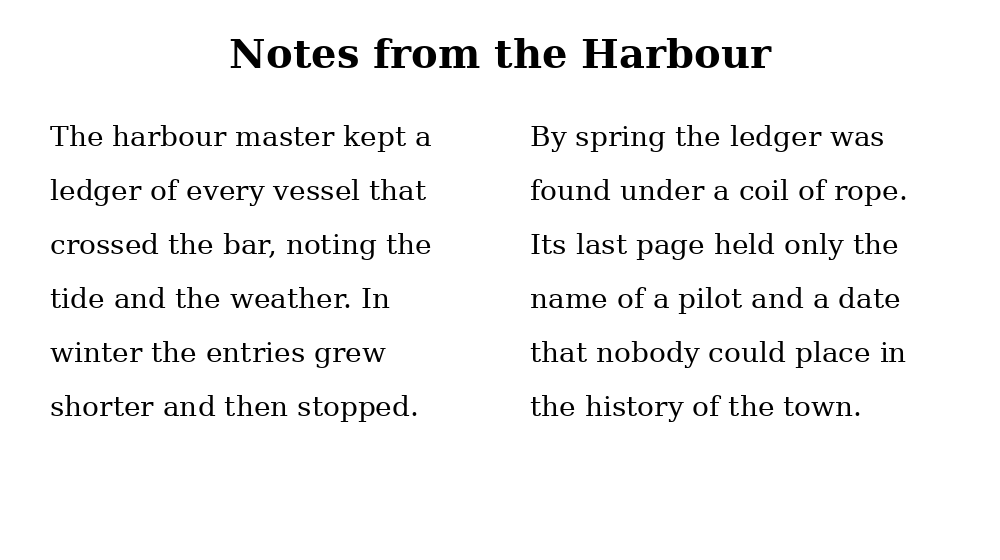
#> input picture public/articles/xiaomi-ocr/verify/pages/M_twocol.png, 1000 x 560 px
$ python make_degraded.py
#> lines starting #> are read from the running program, lines starting #| are printed output that depends on the picture
# Degrade the two-column page the way the Real5 recaptures do, mildly: skew, blur, uneven light, noise, JPEG.
import os, numpy as np
from PIL import Image, ImageFilter
H = os.path.dirname(os.path.abspath(__file__)); rng = np.random.default_rng(0)
im = Image.open(f"{H}/pages/M_twocol.png").convert("RGB")
#> im is the input picture: PIL image 1000x560 RGB; min 0, max 255, mean 243.2
im = im.rotate(2.5, resample=Image.BICUBIC, expand=True, fillcolor=(235, 235, 230)).filter(ImageFilter.GaussianBlur(1.3))
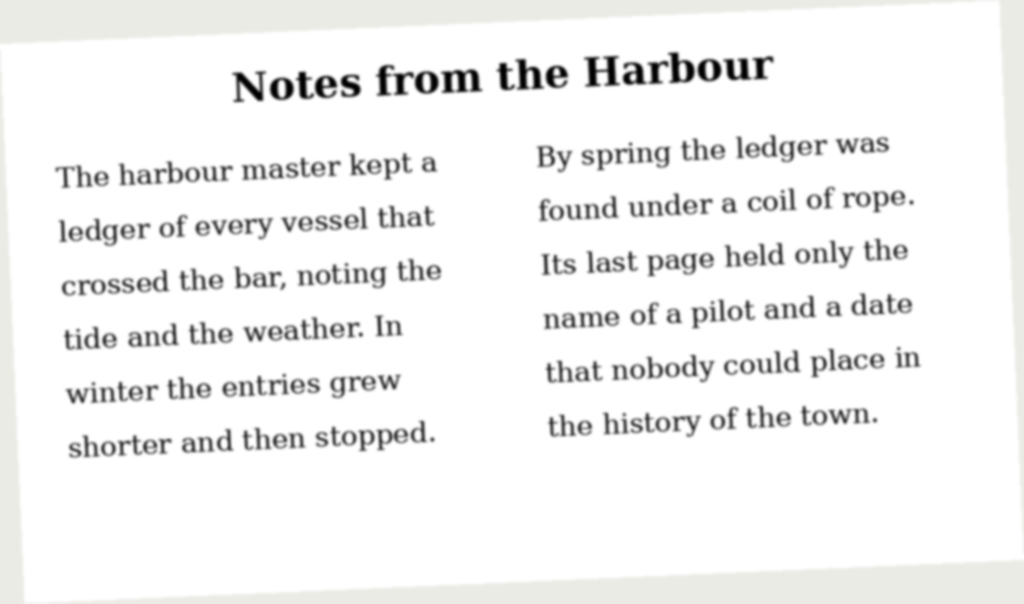
#> im: PIL image 1024x604 RGB; mean R, G, B 242.1, 242.1, 241.6
a = np.asarray(im).astype(np.float32); h, w, _ = a.shape
#> after `h, w, _ = a.shape`: h = 604; w = 1024
grad = np.linspace(0.62, 1.05, w)[None, :, None] * np.linspace(1.0, 0.85, h)[:, None, None]   # uneven light
a = a * grad + rng.normal(0, 10, a.shape)
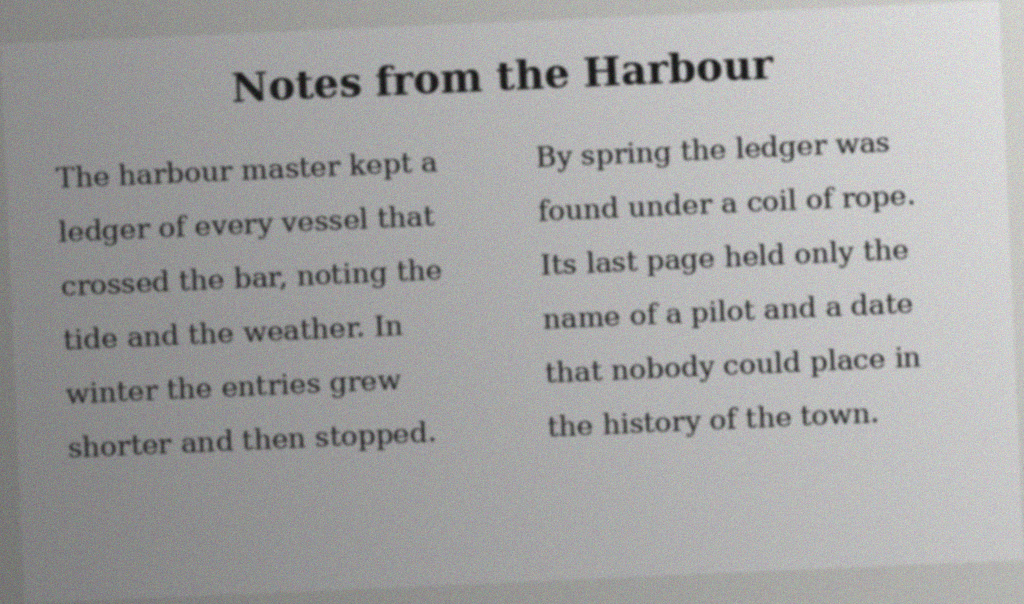
#> a: shape (604, 1024, 3) float64; mean R, G, B 187, 187, 186.6; drawn with min black and max white
Image.fromarray(np.clip(a, 0, 255).astype(np.uint8)).save(f"{H}/pages/M_degraded.jpg", quality=35)
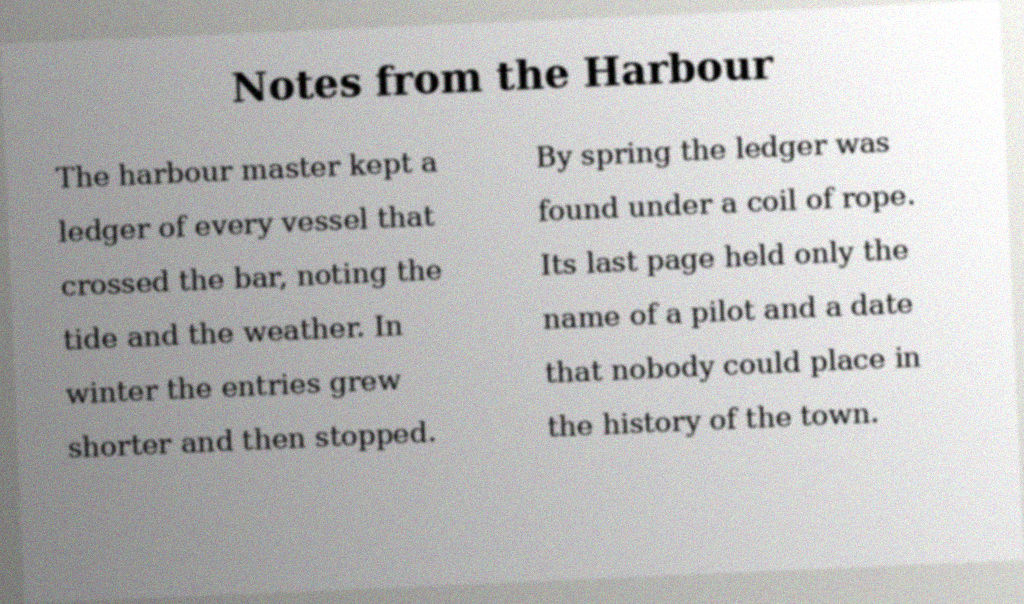
#> saved as M_degraded.jpg: PIL image 1024x604 RGB; mean R, G, B 186.3, 186.3, 186
print(Image.open(f"{H}/pages/M_degraded.jpg").size)
